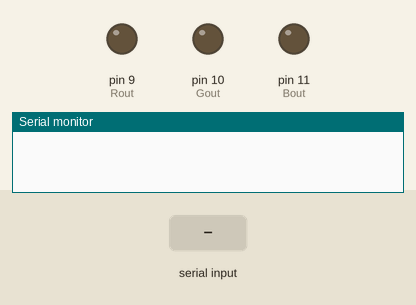
Bench run of a sketch on a simulated Arduino Uno, built with avr-gcc and run on an emulated ATmega328P. On the bench: output pins drawn as LEDs (lit = HIGH), the last lines printed to the serial monitor. The test bench sets the inputs (shaded band).

Above: at 1.2 s.
1.3 s: "*azul#" received over Serial
At 3.1 s:
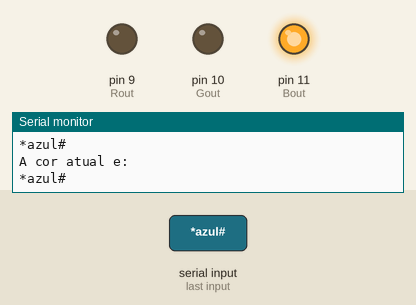
3.8 s: "*Verde#" received over Serial
At 5.1 s:
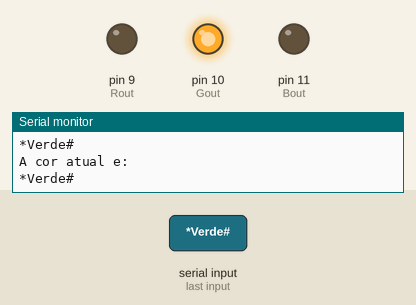
6.3 s: "*ciano#" received over Serial
At 8.2 s:
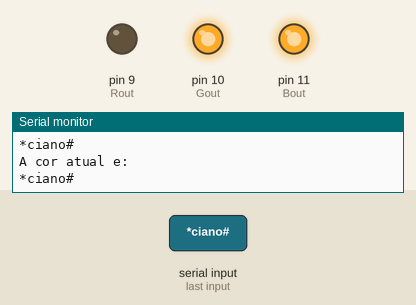
8.8 s: "*vermelho#" received over Serial
At 10.2 s:
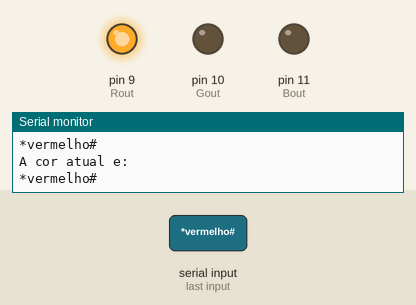
11.3 s: "*Roxo#" received over Serial
At 13.1 s:
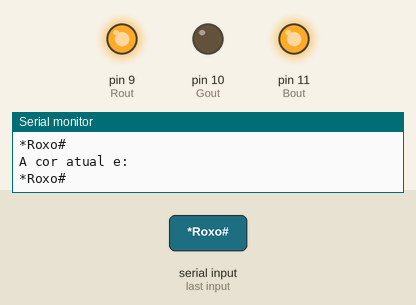
13.8 s: "*marrom#" received over Serial
At 15.1 s:
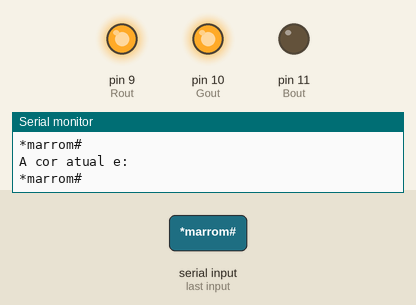
Timing chart, 0 to 16.8 s (numbered marks = the images above; inputs shaded):
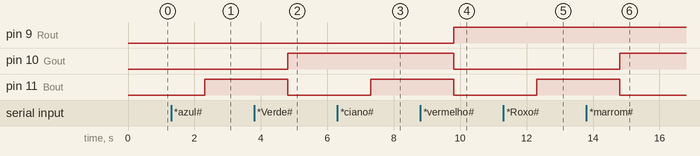

Measured:
- after the input at 1.3 s, pin 11 (Bout): LOW → HIGH after 1.0 s
- after the input at 3.8 s, pin 10 (Gout): LOW → HIGH after 1.0 s; pin 11 (Bout): HIGH → LOW after 1.0 s
- after the input at 6.3 s, pin 11 (Bout): LOW → HIGH after 1.0 s
- after the input at 8.8 s, pin 9 (Rout): LOW → HIGH after 1.0 s; pin 10 (Gout), pin 11 (Bout): HIGH → LOW after 1.0 s
- after the input at 11.3 s, pin 11 (Bout): LOW → HIGH after 1.0 s
- after the input at 13.8 s, pin 10 (Gout): LOW → HIGH after 1.0 s; pin 11 (Bout): HIGH → LOW after 1.0 s

The sketch:

teste_voz_bluetooth.ino
```cpp
#define Rout  9
#define Gout  10
#define Bout  11
#define Sin 7 // switch in

int R = 0, G = 0, B = 0, atual = 0;
boolean cont = 0, mudanca, ligado = 0;
String comando;

void printaLed(int Red, int Green, int Blue) {
  analogWrite(Rout, Red);
  analogWrite(Gout, Green);
  analogWrite(Bout, Blue);
}

void setup() {
  pinMode(Rout, OUTPUT);
  pinMode(Gout, OUTPUT);
  pinMode(Bout, OUTPUT);
  pinMode(Sin, INPUT);
  Serial.begin(9600);
}

void loop() {
  do {
    comando = Serial.readString();
  } while (comando == "");
  Serial.println(comando);
  if (comando == "*azul#") {
    digitalWrite(Rout, LOW);
    digitalWrite(Gout, LOW);
    digitalWrite(Bout, HIGH);
    Serial.println ("A cor atual e:");
    Serial.println (comando);
  }
  if (comando == "*Verde#") {
    digitalWrite(Rout, LOW);
    digitalWrite(Gout, HIGH);
    digitalWrite(Bout, LOW);
    Serial.println ("A cor atual e:");
    Serial.println (comando);
  }
  if (comando == "*ciano#") {
    digitalWrite(Rout, LOW);
    digitalWrite(Gout, HIGH);
    digitalWrite(Bout, HIGH);
    Serial.println ("A cor atual e:");
    Serial.println (comando);
  }
  if (comando == "*vermelho#") {
    digitalWrite(Rout, HIGH);
    digitalWrite(Gout, LOW);
    digitalWrite(Bout, LOW);
    Serial.println ("A cor atual e:");
    Serial.println (comando);
  }
  if (comando == "*Roxo#") {
    digitalWrite(Rout, HIGH);
    digitalWrite(Gout, LOW);
    digitalWrite(Bout, HIGH);
    Serial.println ("A cor atual e:");
    Serial.println (comando);
  }
  if (comando == "*marrom#") {
    digitalWrite(Rout, HIGH);
    digitalWrite(Gout, HIGH);
    digitalWrite(Bout, LOW);
    Serial.println ("A cor atual e:");
    Serial.println (comando);
  }
  if (comando == "*branco#") {
    digitalWrite(Rout, HIGH);
    digitalWrite(Gout, HIGH);
    digitalWrite(Bout, HIGH);
    Serial.println ("A cor atual e:");
    Serial.println (comando);
  }
  if (comando == "d") {
    digitalWrite(Rout, LOW);
    digitalWrite(Gout, LOW);
    digitalWrite(Bout, LOW);
  }
  delay(200);

  /*
    Serial.print("R: ");
    Serial.print(R);
    Serial.print(" G: ");
    Serial.print(G);
    Serial.print(" B: ");
    Serial.println(B);
  */
}
```
